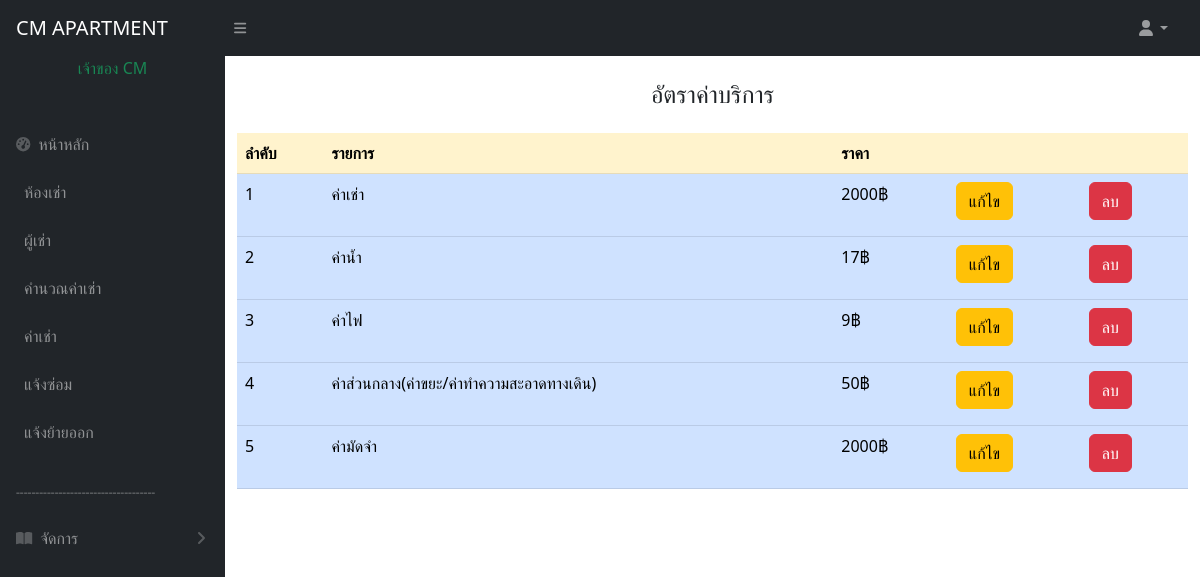
The app's page /rate.php (signed in), older data.
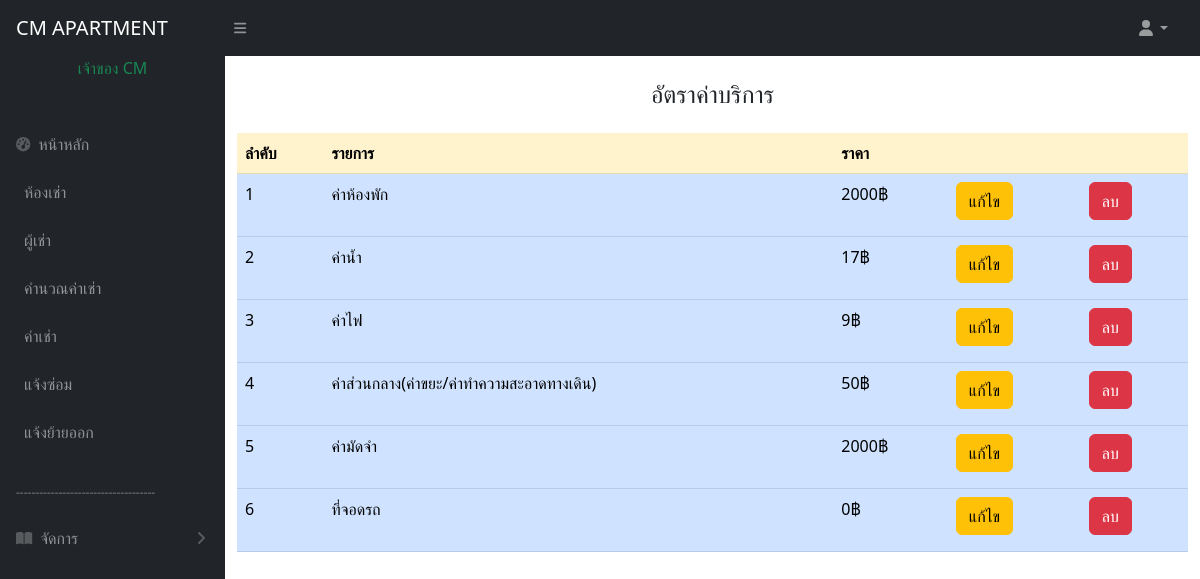
The same page, newer data.
### tables this page shows
CREATE TABLE `rate` (
  `id` int(11) NOT NULL,
  `name` varchar(50) NOT NULL,
  `price` double NOT NULL
);

### rate.php (the view, shortened to what this page needs)
<!DOCTYPE html>
<html lang="en">
<head>
        <link href="https://cdn.jsdelivr.net/npm/simple-datatables@7.1.2/dist/style.min.css" rel="stylesheet" />
        <link href="css/styles.css" rel="stylesheet" />
</head>
<body class="sb-nav-fixed">
<?php include 'menu.php'; ?>
<div id="layoutSidenav_content">
                <main>
<div class="container">
<br>
<div class="h4 text-center  mb-4 " role="alert">
    อัตราค่าบริการ
</div>
  <div class="row">
    <div class="col-md">
    <table class="table table-primary">
        <tr class="table-warning">
        <th>ลำคับ</th>
         <th>รายการ</th>
         <th>ราคา</th>
         <th></th>
         <th></th>
       </tr>
    <?php
    include 'condb.php';
    $sql = "SELECT * FROM rate";
    $result=mysqli_query($conn,$sql);
    while($row=mysqli_fetch_array($result)){
     ?>
        <tr>
          <td><?=$row["id"]?></td>
          <td><?=$row["name"]?></td>
          <td><h8><?=$row["price"]?>฿</h8></td>
          <td><a href="edit_rate.php?id=<?=$row["id"]?>" class="btn btn-warning mb-2">แก้ไข</a></td>
          <td><a href="delete_member.php?id=<?=$row["id"]?>" class="btn btn-danger mb-2">ลบ</a></td>
        </tr>
    <?php
    }
    ?>
    </table>
    </div>
    </main>
    </div>
    </div>
</body>
</html>

Row changes from the older to the newer data that the page shows:
changed rate id 1: name "ค่าเช่า" → "ค่าห้องพัก"
added rate: id "6", name "ที่จอดรถ", price "0"
